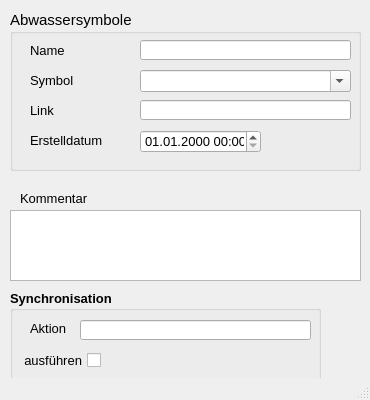
<?xml version="1.0" encoding="UTF-8"?>
<ui version="4.0">
 <class>MainWindow</class>
 <widget class="QMainWindow" name="MainWindow">
  <property name="geometry">
   <rect>
    <x>0</x>
    <y>0</y>
    <width>370</width>
    <height>400</height>
   </rect>
  </property>
  <property name="minimumSize">
   <size>
    <width>370</width>
    <height>400</height>
   </size>
  </property>
  <property name="font">
   <font>
    <family>Tahoma</family>
    <pointsize>10</pointsize>
   </font>
  </property>
  <property name="windowTitle">
   <string>Anbindung Direkteinleiter</string>
  </property>
  <property name="layoutDirection">
   <enum>Qt::LeftToRight</enum>
  </property>
  <widget class="QWidget" name="centralwidget">
   <widget class="QTextEdit" name="kommentar">
    <property name="geometry">
     <rect>
      <x>10</x>
      <y>210</y>
      <width>351</width>
      <height>71</height>
     </rect>
    </property>
    <property name="minimumSize">
     <size>
      <width>0</width>
      <height>0</height>
     </size>
    </property>
    <property name="toolTip">
     <string>&lt;html&gt;&lt;head/&gt;&lt;body&gt;&lt;p&gt;Platz für zusätzliche Kommentare&lt;/p&gt;&lt;/body&gt;&lt;/html&gt;</string>
    </property>
    <property name="statusTip">
     <string>Platz für zusätzliche Kommentare</string>
    </property>
   </widget>
   <widget class="QLabel" name="label_15">
    <property name="geometry">
     <rect>
      <x>20</x>
      <y>190</y>
      <width>81</width>
      <height>16</height>
     </rect>
    </property>
    <property name="text">
     <string>Kommentar</string>
    </property>
   </widget>
   <widget class="QGroupBox" name="groupBox_3">
    <property name="geometry">
     <rect>
      <x>10</x>
      <y>10</y>
      <width>351</width>
      <height>161</height>
     </rect>
    </property>
    <property name="font">
     <font>
      <family>Tahoma</family>
      <pointsize>11</pointsize>
     </font>
    </property>
    <property name="title">
     <string>Abwassersymbole</string>
    </property>
    <widget class="QgsDateTimeEdit" name="createdat">
     <property name="geometry">
      <rect>
       <x>130</x>
       <y>120</y>
       <width>121</width>
       <height>23</height>
      </rect>
     </property>
     <property name="font">
      <font>
       <family>Tahoma</family>
       <pointsize>10</pointsize>
      </font>
     </property>
     <property name="currentSection">
      <enum>QDateTimeEdit::DaySection</enum>
     </property>
     <property name="displayFormat">
      <string>dd.MM.yyyy HH:mm</string>
     </property>
    </widget>
    <widget class="QLabel" name="label_71">
     <property name="geometry">
      <rect>
       <x>20</x>
       <y>120</y>
       <width>101</width>
       <height>21</height>
      </rect>
     </property>
     <property name="font">
      <font>
       <family>Tahoma</family>
       <pointsize>10</pointsize>
      </font>
     </property>
     <property name="text">
      <string>Erstelldatum</string>
     </property>
    </widget>
    <widget class="QComboBox" name="art">
     <property name="geometry">
      <rect>
       <x>130</x>
       <y>60</y>
       <width>211</width>
       <height>22</height>
      </rect>
     </property>
     <property name="font">
      <font>
       <family>Tahoma</family>
       <pointsize>10</pointsize>
      </font>
     </property>
     <property name="toolTip">
      <string/>
     </property>
     <property name="statusTip">
      <string/>
     </property>
     <property name="editable">
      <bool>true</bool>
     </property>
    </widget>
    <widget class="QLabel" name="label_21">
     <property name="geometry">
      <rect>
       <x>20</x>
       <y>60</y>
       <width>101</width>
       <height>21</height>
      </rect>
     </property>
     <property name="font">
      <font>
       <family>Tahoma</family>
       <pointsize>10</pointsize>
      </font>
     </property>
     <property name="text">
      <string>Symbol</string>
     </property>
     <property name="alignment">
      <set>Qt::AlignLeading|Qt::AlignLeft|Qt::AlignVCenter</set>
     </property>
    </widget>
    <widget class="QLabel" name="label_4">
     <property name="geometry">
      <rect>
       <x>20</x>
       <y>30</y>
       <width>101</width>
       <height>21</height>
      </rect>
     </property>
     <property name="font">
      <font>
       <family>Tahoma</family>
       <pointsize>10</pointsize>
      </font>
     </property>
     <property name="text">
      <string>Name</string>
     </property>
     <property name="alignment">
      <set>Qt::AlignLeading|Qt::AlignLeft|Qt::AlignVCenter</set>
     </property>
    </widget>
    <widget class="QLabel" name="label_72">
     <property name="geometry">
      <rect>
       <x>20</x>
       <y>90</y>
       <width>101</width>
       <height>21</height>
      </rect>
     </property>
     <property name="font">
      <font>
       <family>Tahoma</family>
       <pointsize>10</pointsize>
      </font>
     </property>
     <property name="text">
      <string>Link</string>
     </property>
    </widget>
    <widget class="QLineEdit" name="bezeichnung">
     <property name="geometry">
      <rect>
       <x>130</x>
       <y>30</y>
       <width>211</width>
       <height>20</height>
      </rect>
     </property>
     <property name="font">
      <font>
       <family>Tahoma</family>
       <pointsize>11</pointsize>
      </font>
     </property>
     <property name="toolTip">
      <string>&lt;html&gt;&lt;head/&gt;&lt;body&gt;&lt;p&gt;Eindeutige Bezeichnung&lt;/p&gt;&lt;/body&gt;&lt;/html&gt;</string>
     </property>
     <property name="statusTip">
      <string>Eindeutige Bezeichnung</string>
     </property>
    </widget>
    <widget class="QLineEdit" name="link">
     <property name="geometry">
      <rect>
       <x>130</x>
       <y>90</y>
       <width>211</width>
       <height>20</height>
      </rect>
     </property>
     <property name="font">
      <font>
       <family>Tahoma</family>
       <pointsize>11</pointsize>
      </font>
     </property>
     <property name="toolTip">
      <string>&lt;html&gt;&lt;head/&gt;&lt;body&gt;&lt;p&gt;Speicherort mit Zusatzinfos&lt;/p&gt;&lt;/body&gt;&lt;/html&gt;</string>
     </property>
     <property name="statusTip">
      <string>Speicherort mit Zusatzinfos</string>
     </property>
    </widget>
   </widget>
   <widget class="QGroupBox" name="groupBox_sync">
    <property name="geometry">
     <rect>
      <x>10</x>
      <y>290</y>
      <width>311</width>
      <height>91</height>
     </rect>
    </property>
    <property name="font">
     <font>
      <family>Tahoma</family>
      <pointsize>10</pointsize>
      <weight>75</weight>
      <bold>true</bold>
     </font>
    </property>
    <property name="title">
     <string>Synchronisation</string>
    </property>
    <widget class="QCheckBox" name="status">
     <property name="geometry">
      <rect>
       <x>10</x>
       <y>60</y>
       <width>81</width>
       <height>21</height>
      </rect>
     </property>
     <property name="font">
      <font>
       <family>Tahoma</family>
       <pointsize>10</pointsize>
       <weight>50</weight>
       <bold>false</bold>
      </font>
     </property>
     <property name="toolTip">
      <string>Synchronisation aktivieren</string>
     </property>
     <property name="statusTip">
      <string>Synchronisation aktivieren</string>
     </property>
     <property name="layoutDirection">
      <enum>Qt::RightToLeft</enum>
     </property>
     <property name="text">
      <string>ausführen</string>
     </property>
    </widget>
    <widget class="QLabel" name="label_19">
     <property name="geometry">
      <rect>
       <x>20</x>
       <y>30</y>
       <width>51</width>
       <height>16</height>
      </rect>
     </property>
     <property name="font">
      <font>
       <family>Tahoma</family>
       <pointsize>10</pointsize>
       <weight>50</weight>
       <bold>false</bold>
      </font>
     </property>
     <property name="text">
      <string>Aktion</string>
     </property>
    </widget>
    <widget class="QLineEdit" name="aktion">
     <property name="geometry">
      <rect>
       <x>70</x>
       <y>30</y>
       <width>231</width>
       <height>20</height>
      </rect>
     </property>
     <property name="toolTip">
      <string>&lt;html&gt;&lt;head/&gt;&lt;body&gt;&lt;p&gt;Maßnahme zur Synchronisation&lt;/p&gt;&lt;/body&gt;&lt;/html&gt;</string>
     </property>
     <property name="statusTip">
      <string>Maßnahme zur Synchronisation</string>
     </property>
    </widget>
   </widget>
  </widget>
  <widget class="QStatusBar" name="statusbar"/>
 </widget>
 <customwidgets>
  <customwidget>
   <class>QgsDateTimeEdit</class>
   <extends>QDateTimeEdit</extends>
   <header>qgsdatetimeedit.h</header>
  </customwidget>
 </customwidgets>
 <tabstops>
  <tabstop>bezeichnung</tabstop>
  <tabstop>art</tabstop>
  <tabstop>link</tabstop>
  <tabstop>createdat</tabstop>
  <tabstop>kommentar</tabstop>
 </tabstops>
 <resources/>
 <connections/>
</ui>
